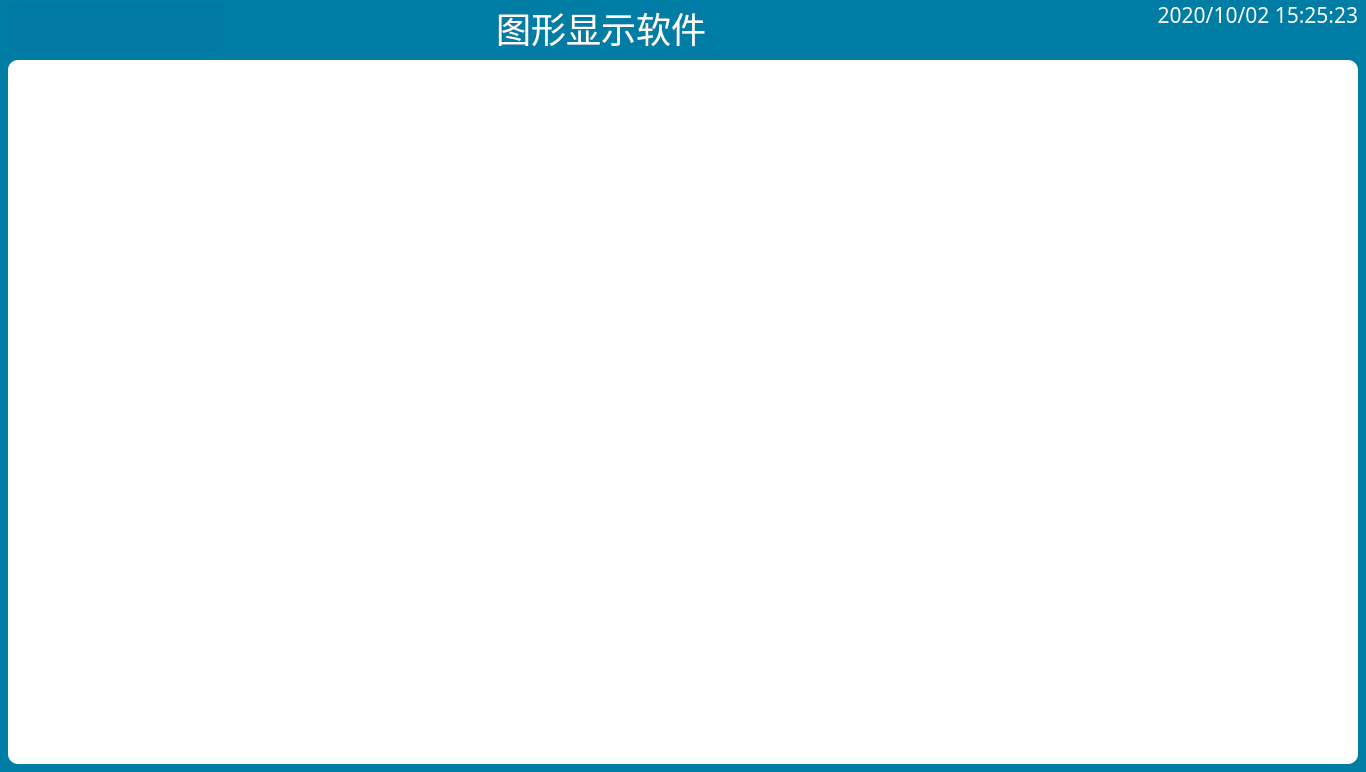
<?xml version="1.0" encoding="UTF-8"?>
<ui version="4.0">
 <class>MainWindow</class>
 <widget class="QMainWindow" name="MainWindow">
  <property name="geometry">
   <rect>
    <x>0</x>
    <y>0</y>
    <width>1366</width>
    <height>772</height>
   </rect>
  </property>
  <property name="windowTitle">
   <string>MainWindow</string>
  </property>
  <property name="styleSheet">
   <string notr="true"/>
  </property>
  <widget class="QWidget" name="centralWidget">
   <property name="styleSheet">
    <string notr="true">QWidget#centralWidget{
background-color: rgb(0, 125, 165);
}
QDialog{
font: 18pt &quot;微软雅黑&quot;;
background-color: rgb(255, 255, 255);
}
QToolButton{
font: 20pt &quot;微软雅黑&quot;;
color: rgb(255, 255, 255);
border-radius:10px;
background-color: rgb(0, 122, 165);
}
QToolButton:disabled{
font: 19pt &quot;微软雅黑&quot;;
color: rgb(180, 180, 180);
border-color: rgb(180, 180, 180);
}</string>
   </property>
   <layout class="QVBoxLayout" name="verticalLayout_2">
    <property name="spacing">
     <number>5</number>
    </property>
    <property name="leftMargin">
     <number>8</number>
    </property>
    <property name="topMargin">
     <number>0</number>
    </property>
    <property name="rightMargin">
     <number>8</number>
    </property>
    <property name="bottomMargin">
     <number>8</number>
    </property>
    <item>
     <layout class="QHBoxLayout" name="horizontalLayout">
      <item>
       <widget class="QToolButton" name="tBtnLogo">
        <property name="minimumSize">
         <size>
          <width>216</width>
          <height>50</height>
         </size>
        </property>
        <property name="maximumSize">
         <size>
          <width>216</width>
          <height>50</height>
         </size>
        </property>
        <property name="styleSheet">
         <string notr="true">QToolButton{
border-image: url(:/Image/Sensor.png);
}
</string>
        </property>
        <property name="text">
         <string/>
        </property>
        <property name="autoRaise">
         <bool>false</bool>
        </property>
       </widget>
      </item>
      <item>
       <spacer name="horizontalSpacer">
        <property name="orientation">
         <enum>Qt::Horizontal</enum>
        </property>
        <property name="sizeHint" stdset="0">
         <size>
          <width>40</width>
          <height>20</height>
         </size>
        </property>
       </spacer>
      </item>
      <item>
       <widget class="QLabel" name="lbSystemName">
        <property name="sizePolicy">
         <sizepolicy hsizetype="Fixed" vsizetype="Fixed">
          <horstretch>0</horstretch>
          <verstretch>0</verstretch>
         </sizepolicy>
        </property>
        <property name="maximumSize">
         <size>
          <width>550</width>
          <height>50</height>
         </size>
        </property>
        <property name="font">
         <font>
          <family>微软雅黑</family>
          <pointsize>26</pointsize>
          <weight>50</weight>
          <italic>false</italic>
          <bold>false</bold>
         </font>
        </property>
        <property name="focusPolicy">
         <enum>Qt::ClickFocus</enum>
        </property>
        <property name="styleSheet">
         <string notr="true">font: 26pt &quot;微软雅黑&quot;;
color: rgb(255, 255, 255);</string>
        </property>
        <property name="text">
         <string>图形显示软件</string>
        </property>
        <property name="alignment">
         <set>Qt::AlignCenter</set>
        </property>
       </widget>
      </item>
      <item>
       <spacer name="horizontalSpacer_2">
        <property name="orientation">
         <enum>Qt::Horizontal</enum>
        </property>
        <property name="sizeHint" stdset="0">
         <size>
          <width>40</width>
          <height>20</height>
         </size>
        </property>
       </spacer>
      </item>
      <item>
       <layout class="QVBoxLayout" name="verticalLayout">
        <property name="spacing">
         <number>5</number>
        </property>
        <item>
         <widget class="QLabel" name="lbSystemTime">
          <property name="sizePolicy">
           <sizepolicy hsizetype="Fixed" vsizetype="Fixed">
            <horstretch>0</horstretch>
            <verstretch>0</verstretch>
           </sizepolicy>
          </property>
          <property name="minimumSize">
           <size>
            <width>380</width>
            <height>25</height>
           </size>
          </property>
          <property name="maximumSize">
           <size>
            <width>380</width>
            <height>25</height>
           </size>
          </property>
          <property name="font">
           <font>
            <family>微软雅黑</family>
            <pointsize>16</pointsize>
            <weight>50</weight>
            <italic>false</italic>
            <bold>false</bold>
           </font>
          </property>
          <property name="focusPolicy">
           <enum>Qt::ClickFocus</enum>
          </property>
          <property name="styleSheet">
           <string notr="true">font: 16pt &quot;微软雅黑&quot;;
color: rgb(255, 255, 255);</string>
          </property>
          <property name="text">
           <string>2020/10/02 15:25:23</string>
          </property>
          <property name="alignment">
           <set>Qt::AlignRight|Qt::AlignTop|Qt::AlignTrailing</set>
          </property>
         </widget>
        </item>
        <item>
         <widget class="QLabel" name="lbCompany">
          <property name="sizePolicy">
           <sizepolicy hsizetype="Fixed" vsizetype="Fixed">
            <horstretch>0</horstretch>
            <verstretch>0</verstretch>
           </sizepolicy>
          </property>
          <property name="minimumSize">
           <size>
            <width>380</width>
            <height>25</height>
           </size>
          </property>
          <property name="maximumSize">
           <size>
            <width>380</width>
            <height>25</height>
           </size>
          </property>
          <property name="font">
           <font>
            <family>微软雅黑</family>
            <pointsize>16</pointsize>
            <weight>50</weight>
            <italic>false</italic>
            <bold>false</bold>
           </font>
          </property>
          <property name="focusPolicy">
           <enum>Qt::ClickFocus</enum>
          </property>
          <property name="styleSheet">
           <string notr="true">font: 16pt &quot;微软雅黑&quot;;
color: rgb(255, 255, 255);</string>
          </property>
          <property name="text">
           <string/>
          </property>
          <property name="alignment">
           <set>Qt::AlignRight|Qt::AlignTrailing|Qt::AlignVCenter</set>
          </property>
         </widget>
        </item>
       </layout>
      </item>
     </layout>
    </item>
    <item>
     <widget class="QStackedWidget" name="stackedWidget">
      <property name="minimumSize">
       <size>
        <width>1350</width>
        <height>700</height>
       </size>
      </property>
      <property name="styleSheet">
       <string notr="true">background-color: rgb(255, 255, 255);
border-radius:10px;</string>
      </property>
     </widget>
    </item>
   </layout>
  </widget>
 </widget>
 <layoutdefault spacing="6" margin="11"/>
 <resources/>
 <connections/>
</ui>
